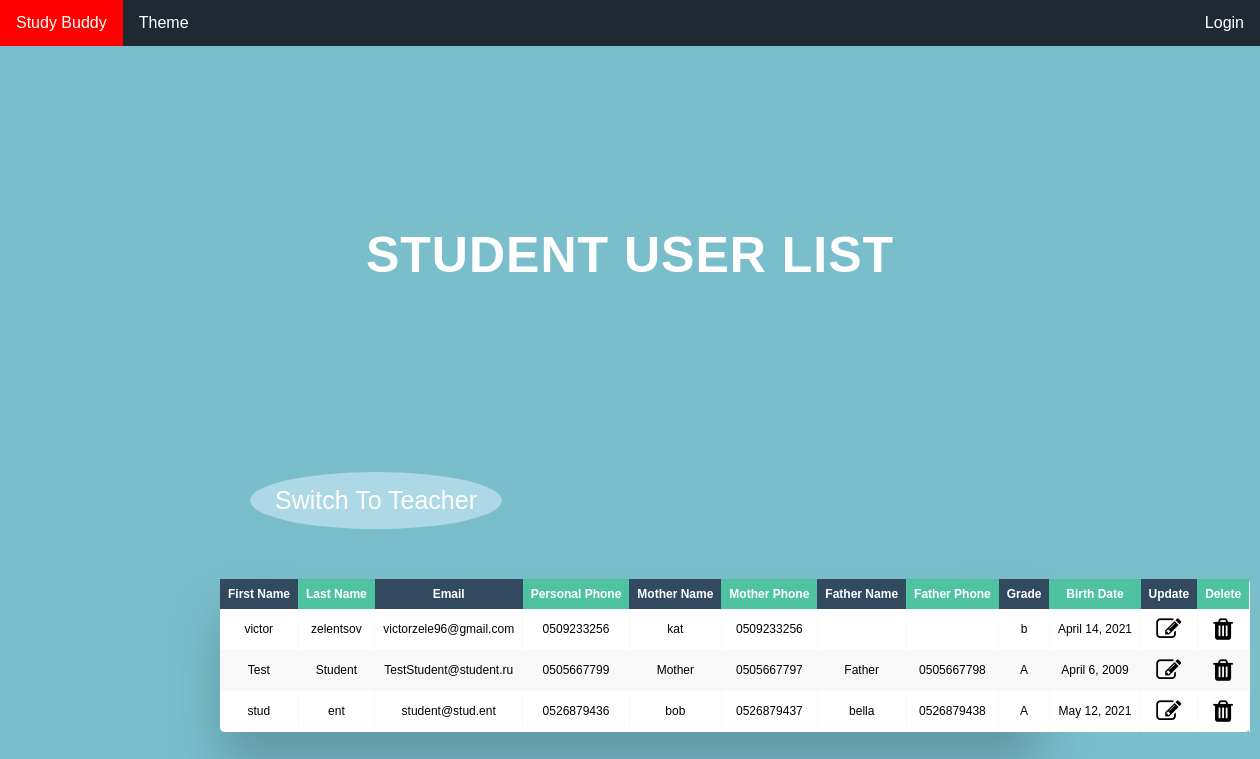
Before: /school/user_details/ with the older database file.
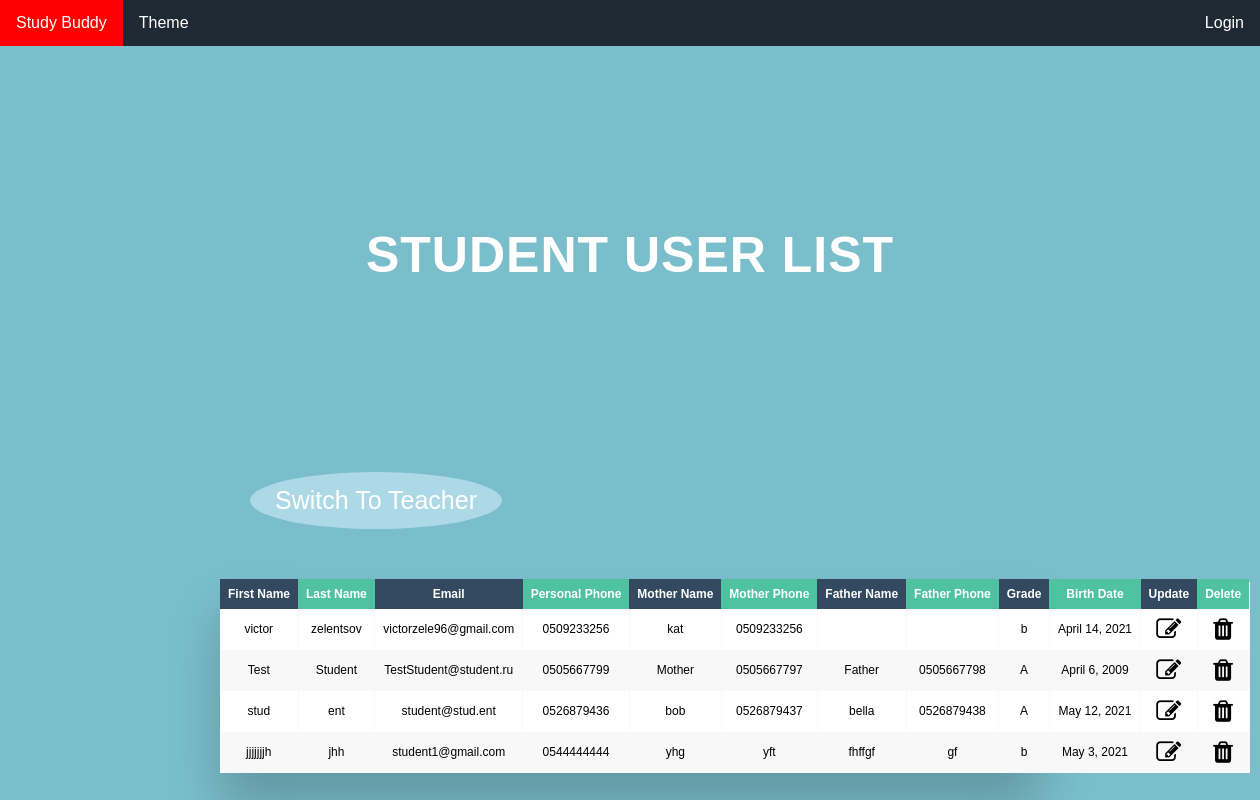
After: the same page with the newer database file.
### StudyBuddy/models.py (models this page shows, shortened)
class StudentForm(models.Model):
    user = models.OneToOneField(User, null=True, on_delete=models.CASCADE)
    grade = models.CharField("grade", max_length=50)
    birth_date = models.DateField("Birth Date", blank=True)
    personalPhone = models.CharField("Personal Phone", max_length=10, blank=True)
    parentName_M = models.CharField("mother name", max_length=20)  # mother = _M
    parentPhone_M = models.CharField("mother phone", max_length=10)
    parentName_F = models.CharField("father name", max_length=20, blank=True)
    parentPhone_F = models.CharField("father phone", max_length=10, blank=True)
    theme = models.IntegerField(default=0)

### StudyBuddy/views.py (the view)
# urls.py: path("school/user_details/", views.get_users, name="user_details"),
def get_users(request):
    students = StudentExtra.objects.all()
    return render(request, '../templates/school/User_list.html', {'students': students})

### templates/school/User_list.html (shortened to what this page needs)
{% extends 'school/schoolHome.html' %}
{% load static %}
{% block title %}
    <head>
        <link type="text/css" rel="stylesheet" href="{% static 'styles/userList.css' %}" />
        <link rel="stylesheet" href="https://cdnjs.cloudflare.com/ajax/libs/font-awesome/4.7.0/css/font-awesome.min.css">
    </head>
    <h2 style="text-align: center; font-size: 50px">Student User List</h2>
{% endblock %}
{% block content %}
    <a class="switch-user-view" href="{% url 'teacher_details'  %}"> Switch To Teacher </a>
    <div id="student" class="table-wrapper">
        <table class="fl-table">
            <thead>
            <tr>
                <th>First Name</th>
                <th>Last Name</th>
                <th>Email</th>
                <th>Personal Phone</th>
                <th>Mother Name</th>
                <th>Mother Phone</th>
                <th>Father Name</th>
                <th>Father Phone</th>
                <th>Grade</th>
                <th>Birth Date</th>
                <th>Update</th>
                <th>Delete</th>
            </tr>
            </thead>
            <tbody>
            {% for s in students %}
                <tr>
                    <td> {{s.user.first_name }}</td>
                    <td> {{s.user.last_name}}</td>
                    <td> {{s.user.email }}</td>
                    <td> {{s.personalPhone}}</td>
                    <td> {{s.parentName_M}}</td>
                    <td> {{s.parentPhone_M}}</td>
                    <td> {{s.parentName_F}}</td>
                    <td> {{s.parentPhone_F}}</td>
                    <td> {{s.grade }}</td>
                    <td> {{s.birth_date}}</td>
                    <td><a class="" href="{% url 'student_update_from_school' s.id %}">  <i style="font-size: 25px; color: black" class="fa fa-edit"></i> </a></td>
                    <td><a class="" href="{% url 'delete-student-from-school' s.id  %}">  <i style="font-size: 25px; color: black" class="fa fa-trash"></i> </a></td>
                </tr>
            {% endfor %}
        </table>
    </div>
{% endblock %}

Changed rows visible on the page:
added StudentForm: user.first_name "jjjjjjjh", user.last_name "jhh", user.email "student1@gmail.com", personalPhone "0544444444", parentName_M "yhg", parentPhone_M "yft", parentName_F "fhffgf", parentPhone_F "gf", grade "b", birth_date "May 3, 2021"
